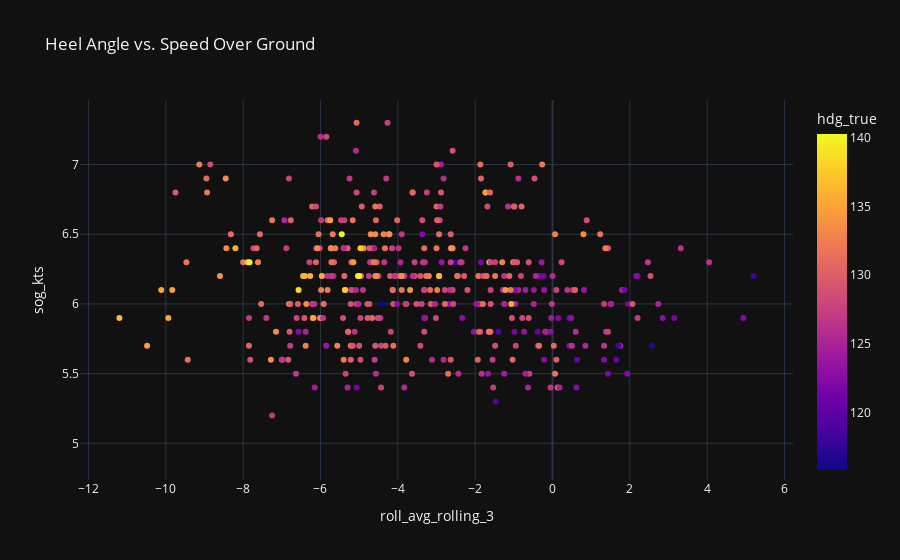

The notebook cell saved with this chart:
### Code cell
px.scatter(df_time, x='roll_avg_rolling_3', y='sog_kts', template='plotly_dark', title='Heel Angle vs. Speed Over Ground', color='hdg_true').show()

### Figure 1 — Plotly figure (JSON) as saved in the notebook; plotly's stock layout.template omitted (floating-point values rounded to 4 significant figures; data arrays with more than 128 entries replaced by an {"elided": "..."} marker saying what was removed)
{"data": [{"hovertemplate": "roll_avg_rolling_3=%{x}<br>sog_kts=%{y}<br>hdg_true=%{marker.color}<extra></extra>", "legendgroup": "", "marker": {"color": {"elided": "420 float values"}, "coloraxis": "coloraxis", "symbol": "circle"}, "mode": "markers", "name": "", "orientation": "v", "showlegend": false, "type": "scatter", "x": {"elided": "420 float values"}, "xaxis": "x", "y": {"elided": "420 float values"}, "yaxis": "y"}], "layout": {"coloraxis": {"colorbar": {"title": {"text": "hdg_true"}}, "colorscale": [[0, "#0d0887"], [0.1111, "#46039f"], [0.2222, "#7201a8"], [0.3333, "#9c179e"], [0.4444, "#bd3786"], [0.5556, "#d8576b"], [0.6667, "#ed7953"], [0.7778, "#fb9f3a"], [0.8889, "#fdca26"], [1, "#f0f921"]]}, "legend": {"tracegroupgap": 0}, "title": {"text": "Heel Angle vs. Speed Over Ground"}, "xaxis": {"anchor": "y", "domain": [0, 1], "title": {"text": "roll_avg_rolling_3"}}, "yaxis": {"anchor": "x", "domain": [0, 1], "title": {"text": "sog_kts"}}}}
